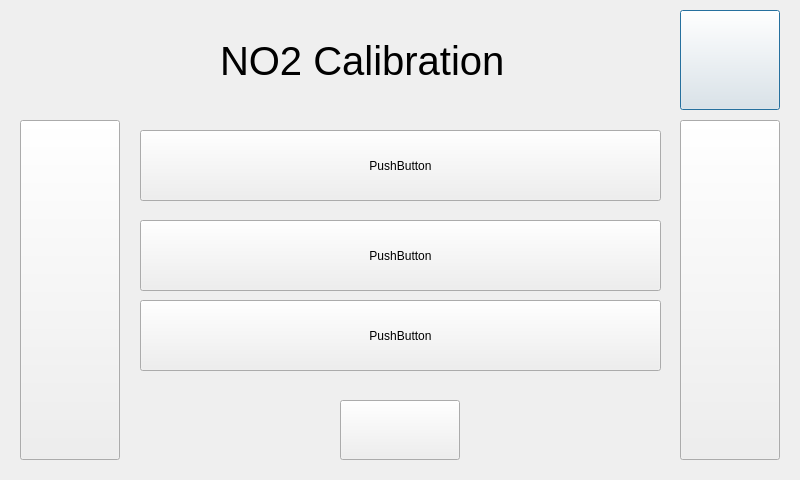
<?xml version="1.0" encoding="UTF-8"?>
<ui version="4.0">
 <class>no2calibration405form</class>
 <widget class="QDialog" name="no2calibration405form">
  <property name="geometry">
   <rect>
    <x>0</x>
    <y>0</y>
    <width>800</width>
    <height>480</height>
   </rect>
  </property>
  <property name="windowTitle">
   <string>Dialog</string>
  </property>
  <widget class="QPushButton" name="Home">
   <property name="geometry">
    <rect>
     <x>680</x>
     <y>10</y>
     <width>100</width>
     <height>100</height>
    </rect>
   </property>
   <property name="text">
    <string/>
   </property>
   <property name="icon">
    <iconset>
     <normaloff>../../Buttons/button_home.jpg</normaloff>../../Buttons/button_home.jpg</iconset>
   </property>
   <property name="iconSize">
    <size>
     <width>100</width>
     <height>100</height>
    </size>
   </property>
  </widget>
  <widget class="QLabel" name="NOCalibration">
   <property name="geometry">
    <rect>
     <x>220</x>
     <y>20</y>
     <width>301</width>
     <height>81</height>
    </rect>
   </property>
   <property name="font">
    <font>
     <pointsize>30</pointsize>
    </font>
   </property>
   <property name="text">
    <string>NO2 Calibration</string>
   </property>
  </widget>
  <widget class="QPushButton" name="save">
   <property name="geometry">
    <rect>
     <x>340</x>
     <y>400</y>
     <width>120</width>
     <height>60</height>
    </rect>
   </property>
   <property name="text">
    <string/>
   </property>
   <property name="icon">
    <iconset>
     <normaloff>../../Buttons/button_save.jpg</normaloff>../../Buttons/button_save.jpg</iconset>
   </property>
   <property name="iconSize">
    <size>
     <width>120</width>
     <height>60</height>
    </size>
   </property>
  </widget>
  <widget class="QPushButton" name="Left">
   <property name="geometry">
    <rect>
     <x>20</x>
     <y>120</y>
     <width>100</width>
     <height>340</height>
    </rect>
   </property>
   <property name="text">
    <string/>
   </property>
   <property name="icon">
    <iconset>
     <normaloff>../../Buttons/Left_Carrot.jpg</normaloff>../../Buttons/Left_Carrot.jpg</iconset>
   </property>
   <property name="iconSize">
    <size>
     <width>100</width>
     <height>340</height>
    </size>
   </property>
  </widget>
  <widget class="QPushButton" name="Right">
   <property name="geometry">
    <rect>
     <x>680</x>
     <y>120</y>
     <width>100</width>
     <height>340</height>
    </rect>
   </property>
   <property name="text">
    <string/>
   </property>
   <property name="icon">
    <iconset>
     <normaloff>../../Buttons/Right_Carrot.jpg</normaloff>../../Buttons/Right_Carrot.jpg</iconset>
   </property>
   <property name="iconSize">
    <size>
     <width>100</width>
     <height>340</height>
    </size>
   </property>
  </widget>
  <widget class="QPushButton" name="slopeMask">
   <property name="geometry">
    <rect>
     <x>140</x>
     <y>130</y>
     <width>521</width>
     <height>71</height>
    </rect>
   </property>
   <property name="text">
    <string>PushButton</string>
   </property>
  </widget>
  <widget class="QPushButton" name="slopeMask_2">
   <property name="geometry">
    <rect>
     <x>140</x>
     <y>220</y>
     <width>521</width>
     <height>71</height>
    </rect>
   </property>
   <property name="text">
    <string>PushButton</string>
   </property>
  </widget>
  <widget class="QPushButton" name="slopeMask_3">
   <property name="geometry">
    <rect>
     <x>140</x>
     <y>300</y>
     <width>521</width>
     <height>71</height>
    </rect>
   </property>
   <property name="text">
    <string>PushButton</string>
   </property>
  </widget>
 </widget>
 <resources/>
 <connections/>
</ui>
